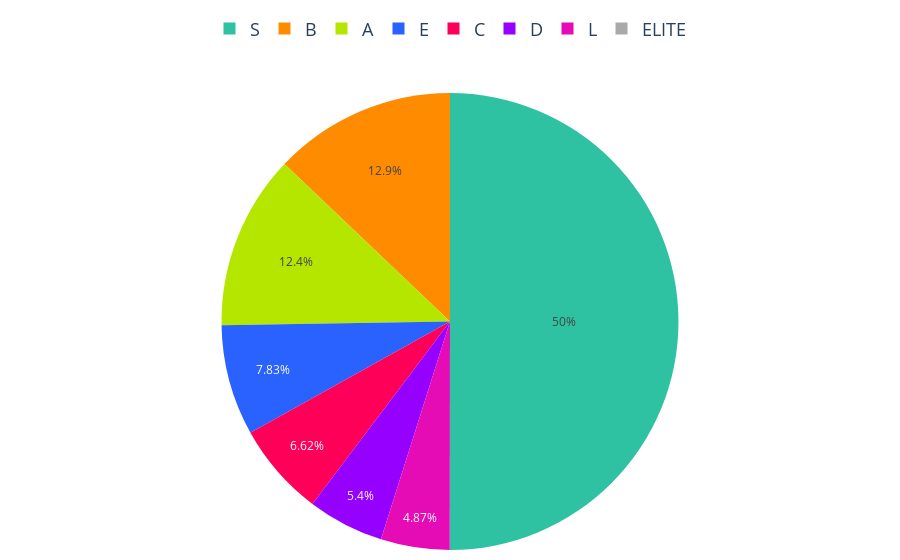

The cell this chart's notebook holds for it:
### Code cell
orden_segmentos=["E", "D", "C", "B","A", "S", "L",'ELITE' ]

# Asegurar que la columna de segmentos tenga el orden deseado
resultados['segmento'] = pd.Categorical(resultados['segmento'], categories=orden_segmentos, ordered=True)

# Reordenar el DataFrame según el orden de los segmentos
resultados = resultados.sort_values('segmento', ascending=False)
segmentos = resultados['segmento']
porcentajes_totales = resultados['porcentaje_del_total']

# Definir los colores por clase
colores = ['#2962ff', '#9500ff', '#ff0059', '#ff8c00', '#b4e600', '#2EC2A2','#E50CB6','#4225CF','#2CBA4D']

# Crear un diccionario de colores con todos los segmentos, asignando gris a los que no tienen porcentaje
colores_segmentos = {segmento: colores[i] if segmento in segmentos.values else '#A9A9A9' 
                     for i, segmento in enumerate(orden_segmentos)}

# Crear lista de colores y valores en el orden especificado
colores_ordenados = [colores_segmentos.get(segmento, '#A9A9A9') for segmento in orden_segmentos]
valores_ordenados = [porcentajes_totales[segmentos == segmento].sum() if segmento in segmentos.values else 0 for segmento in orden_segmentos]

# Crear gráfico de pastel
fig = go.Figure(data=[go.Pie(
    labels=orden_segmentos, 
    values=valores_ordenados, 
    marker=dict(colors=colores_ordenados)
)])

# Configuración de texto dentro del gráfico
fig.update_traces(
    textinfo='percent',  # Mostrar porcentaje y etiquetas
    textposition='inside'     # Ubicar texto dentro de las secciones
)

# Configuración de la leyenda
fig.update_layout(
    margin=dict(l=10, r=10, t=10, b=10),  # Ajusta los márgenes
    legend=dict(                  # Personaliza la leyenda
        x=0.5,  # Posición horizontal centrada
        y=1.1,  # Posición vertical ajustada al top
        font=dict(size=18),  # Tamaño de la fuente
        xanchor='center',  # Ancla en el centro horizontal
        yanchor='bottom',  # Ancla en la parte inferior de la leyenda
        orientation='h'  # Cambiar orientación de la leyenda a horizontal
    ), autosize=True,
     xaxis=dict(tickangle=45),  # Ajusta el ángulo de los ticks en el eje X
    yaxis=dict(tickangle=45),   # Ajusta el ángulo de los ticks en el eje Y
    showlegend=True              # Mostrar la leyenda
)

# Exportar gráfica como archivo HTML
def guardar_grafico_como_html(fig, nombre_archivo, carpeta='assets/graficas'):
    if not os.path.exists(carpeta):
        os.makedirs(carpeta)
    
    # Configuración para desactivar herramientas no deseadas
    config = {
        'displaylogo': False,  # Ocultar el logo de Plotly
        'modeBarButtonsToRemove': [
            'toImage',       # Botón para guardar como imagen
            'select2d',      # Box select
            'lasso2d',       # Lasso select
            'resetScale2d',  # Reset Axes
        ]
    }
    # Exportar el gráfico con configuración
    pio.write_html(fig, f'{carpeta}/{nombre_archivo}.html', config=config)

# Exportar el gráfico
guardar_grafico_como_html(fig, 'g_pie_dist_propiedades_segmento_2024', carpeta='assets/graficas')

# Mostrar el gráfico
fig.show()

### Figure 1 — Plotly figure (JSON) as saved in the notebook; plotly's stock layout.template omitted (floating-point values rounded to 4 significant figures)
{"data": [{"labels": ["E", "D", "C", "B", "A", "S", "L", "ELITE"], "marker": {"colors": ["#2962ff", "#9500ff", "#ff0059", "#ff8c00", "#b4e600", "#2EC2A2", "#E50CB6", "#A9A9A9"]}, "textinfo": "percent", "textposition": "inside", "type": "pie", "values": [7.832, 5.402, 6.619, 12.9, 12.37, 50.02, 4.866, 0]}], "layout": {"autosize": true, "legend": {"font": {"size": 18}, "orientation": "h", "x": 0.5, "xanchor": "center", "y": 1.1, "yanchor": "bottom"}, "margin": {"b": 10, "l": 10, "r": 10, "t": 10}, "showlegend": true, "xaxis": {"tickangle": 45}, "yaxis": {"tickangle": 45}}}
